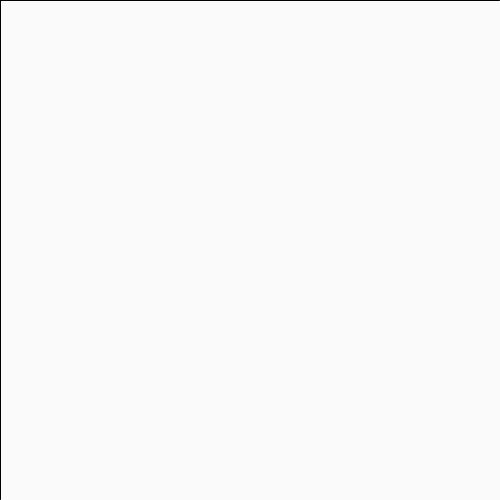
Frame 1 (no input)
Frame 60 (the mouse pressed at the canvas centre just before this capture): identical to frame 1, image omitted
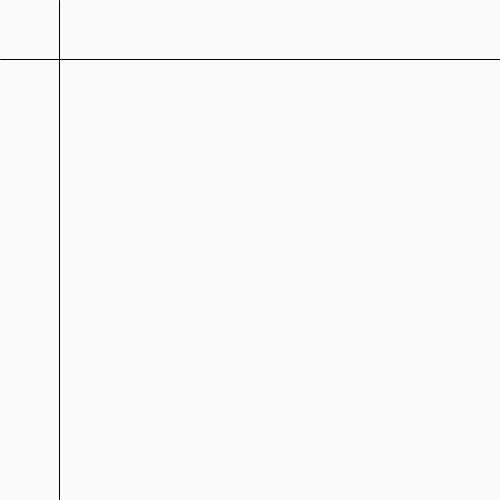
Frame 120 (the mouse held since frame 60 and released just before this capture)

The Processing sketch that drew these frames (run headless with seeded random() and noise(); from frame 60 on, the mouse is pressed at the canvas centre):

// Processing sketch: Interactive_Lines
// ── Interactive_Lines.pde
int linePosX = 0;
int linePosY = 0;

void setup ()
{
  size (500, 500);
}

void draw ()
{
  background (250);
  stroke (0);
  
  line (0, linePosY, width-1, linePosY); // horizontal
  line (linePosX, 0, linePosX, height-1); // vertical
  
  linePosX = linePosX + 1;
  linePosY = linePosY + 1;
  
  // make sure thge line is never below the mouse
  linePosX = min(linePosX, mouseX);
  linePosY = min(linePosY, mouseY);
}
